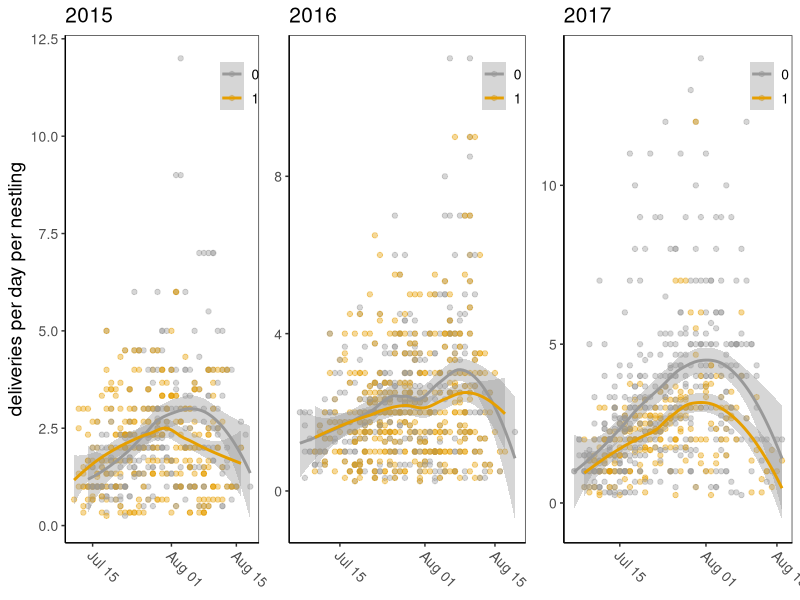
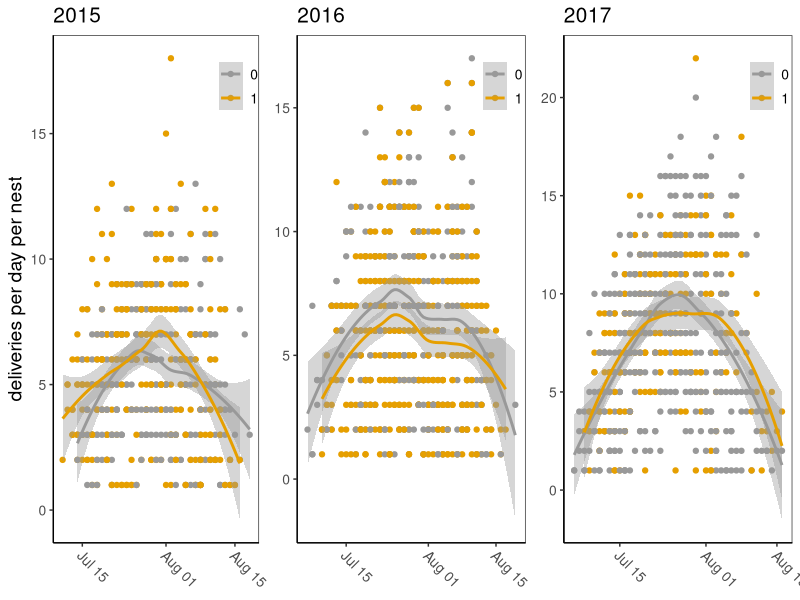

Reproduce these figures in R, in order.
install.packages("glue")
library(ggthemes)
library(glue)
library(tidyverse)
library(lubridate)
library(stringr)
library(gridExtra)


# plot theme --------------------------------------------------------------

theme_nuwcru <- function(){
  theme_bw() +
    theme(axis.text = element_text(size = 10),
          axis.title = element_text(size = 14),
          axis.text.x = element_text(angle = -45, hjust = -0.05),
          axis.line.x = element_line(color = "black"),
          axis.line.y = element_line(color = "black"),
          panel.grid.major.x = element_blank(),
          panel.grid.minor.x = element_blank(),
          panel.grid.minor.y = element_blank(),
          panel.grid.major.y = element_blank(),
          plot.title = element_text(size = 15, vjust = 1, hjust = 0),
          legend.text = element_text(size = 10),
          legend.title = element_blank(),
          legend.position = c(0.9, 0.9),
          legend.key = element_rect(colour = NA, fill = NA),
          legend.background = element_rect(color = "black",
                                           fill = "transparent",
                                           size = 4, linetype = "blank"))
      }

# Load data ---------------------------------------------------------------
dat <- read_csv("Data/provisioning_KAH.csv")
trt <- read_csv("Data/treatment.csv")

# survival data - only using this to pull info on what sites were supplemented
  trt <- trt[,-1]
  names(trt) <- c("nest", "year", "treatment")
  trt <- filter(trt, year %in% c(2015, 2016, 2017)) # match the years with provisioning data
  trt <- rename(trt, site = nest)

# provisioning data
  dat$Date <- dmy(dat$Date)
  dat$year <- year(dat$Date)
  dat <- rename(dat, site = Site)

dat <- left_join(dat, trt, by = c("site", "year"))

# some NAs in treatment column, because nests failed before treatment could be allocated. ie they default to control
# fill in NAs with 0s
dat$treatment[is.na(dat$treatment)] <- 0
table(is.na(dat$treatment)) # make sure NAs are dealt with

dat$treatment <- as.factor(dat$treatment)


# Visualize Prey Deliveries -----------------------------------------------
# **daily deliveries/chick-------------------------
delDay <- dat %>% group_by(site, Date, Chicks, treatment) %>% tally() %>% arrange(site, Date) %>% mutate(pChick = n/Chicks)

dNested <- delDay %>% mutate(year = year(Date)) %>% group_by(year) %>% nest()
  
  
d_plots <- dNested %>% 
  mutate(plot = map2(data, year, ~ ggplot(data = .x, aes(x = Date, y = pChick, color = treatment)) +
                                         ggtitle(glue("{.y}")) + ylab("deliveries per day per nestling") + 
                                              geom_point(alpha = 0.4)))


# visualize number of deliveries per day per chick from 2015:2017
p1 <- d_plots$plot[[1]] + scale_color_manual(values = c("#999999", "#E69F00")) + geom_smooth(method = "loess")  + 
  theme_nuwcru() + theme(axis.title.x = element_blank())
p2 <- d_plots$plot[[2]] + scale_color_manual(values = c("#999999", "#E69F00")) + geom_smooth(method = "loess") + theme_nuwcru() +
  theme(axis.title.x = element_blank(), axis.title.y = element_blank())
p3 <- d_plots$plot[[3]] + scale_color_manual(values = c("#999999", "#E69F00")) + geom_smooth(method = "loess") + theme_nuwcru() + 
  theme(axis.title.x = element_blank(),axis.title.y = element_blank()) 
grid.arrange(p1,p2,p3, nrow = 1)

# **daily deliveries per nest ---------------------------------------------


delDay <- dat %>% group_by(site, Date,treatment) %>% tally() %>% arrange(site, Date) 

dNested <- delDay %>% mutate(year = year(Date)) %>% group_by(year) %>% nest()


d_plots <- dNested %>% 
  mutate(plot = map2(data, year, ~ ggplot(data = .x, aes(x = Date, y = n, color = treatment)) +
                       ggtitle(glue("{.y}")) + ylab("deliveries per day per nest") + 
                       geom_point()))

# visualize number of deliveries per day per chick from 2015:2017
p1 <- d_plots$plot[[1]] + scale_color_manual(values = c("#999999", "#E69F00")) + geom_smooth(method = "loess")  + 
  theme_nuwcru() + theme(axis.title.x = element_blank())
p2 <- d_plots$plot[[2]] + scale_color_manual(values = c("#999999", "#E69F00")) + geom_smooth(method = "loess") + theme_nuwcru() +
  theme(axis.title.x = element_blank(), axis.title.y = element_blank())
p3 <- d_plots$plot[[3]] + scale_color_manual(values = c("#999999", "#E69F00")) + geom_smooth(method = "loess") + theme_nuwcru() + 
  theme(axis.title.x = element_blank(),axis.title.y = element_blank()) 
grid.arrange(p1,p2,p3, nrow = 1)


# chick numbers across time -----------------------------------------------
# not the best data set to visualize brood size


#nDay <- dat %>% select(site, Date,treatment, Chicks) %>% group_by(Date, treatment) %>%
#  summarize(mean = mean(Chicks)) %>%arrange(Date) 
#
#dNested <- nDay %>% mutate(year = year(Date)) %>% group_by(year) %>% nest()
#
#d_plots <- dNested %>% 
#  mutate(plot = map2(data, year, ~ ggplot(data = .x, aes(x = Date, y = mean, color = treatment)) +
#                       ggtitle(glue("{.y}")) + ylab("mean brood size") + 
#                       geom_point()))
#
#
## visualize number of deliveries per day per chick from 2015:2017
#p1 <- d_plots$plot[[1]] + scale_color_manual(values = c("#999999", "#E69F00")) + geom_smooth(method = "loess")  + 
#  theme_nuwcru() + theme(axis.title.x = element_blank())
#p2 <- d_plots$plot[[2]] + scale_color_manual(values = c("#999999", "#E69F00")) + geom_smooth(method = "loess") + theme_nuwcru() +
#  theme(axis.title.x = element_blank(), axis.title.y = element_blank())
#p3 <- d_plots$plot[[3]] + scale_color_manual(values = c("#999999", "#E69F00")) + geom_smooth(method = "loess") + theme_nuwcru() + 
#  theme(axis.title.x = element_blank(),axis.title.y = element_blank()) 
#grid.arrange(p1,p2,p3, nrow = 1)
#




# visualize guild proportions per day across time -------------------------



levels(as.factor(dat$BestID))

